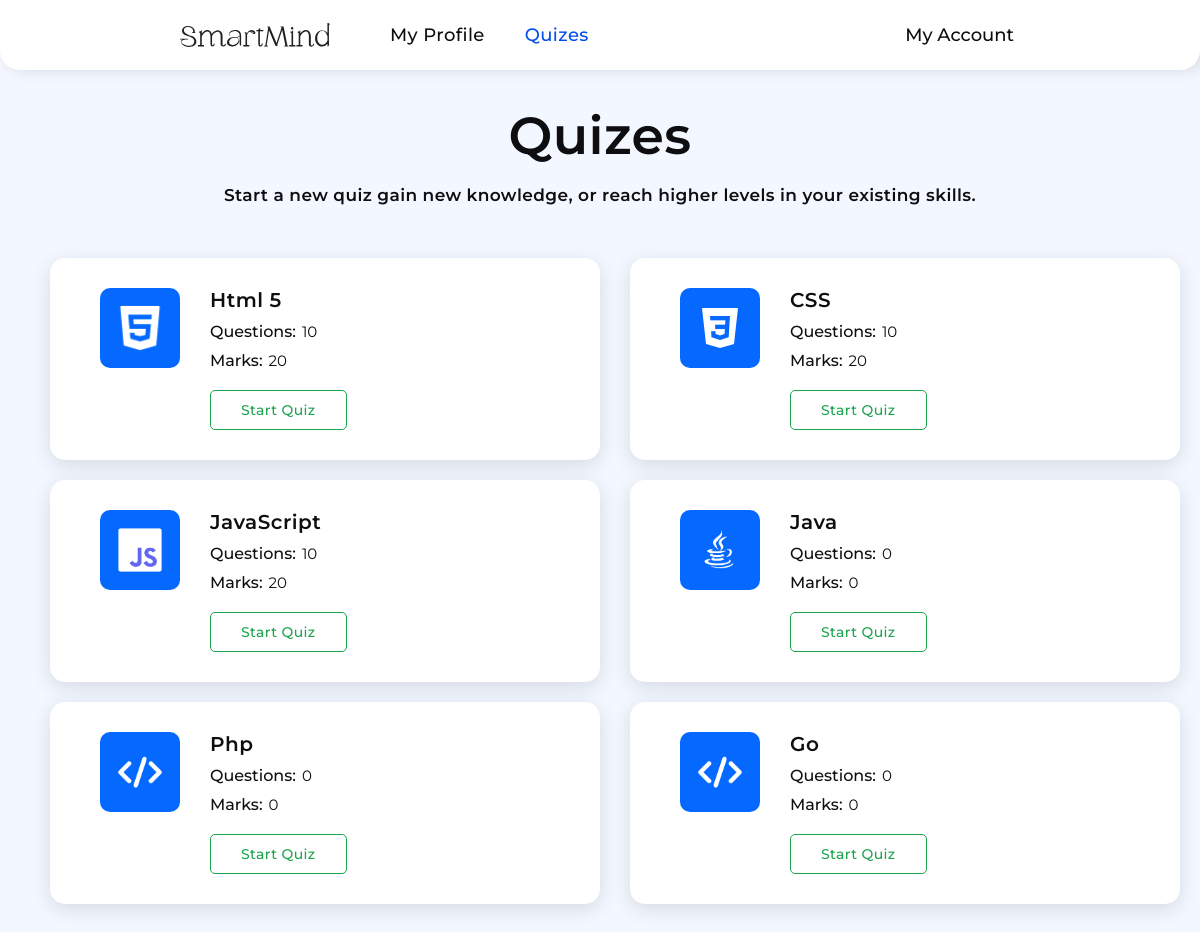
Page /user/quizes.php (signed in) on the committed database.
### tables this page shows
CREATE TABLE `quiz_topics` (
  `topic_id` int(11) NOT NULL,
  `topicUniqueId` varchar(50) NOT NULL,
  `langImages` varchar(255) NOT NULL,
  `topic_name` varchar(255) NOT NULL,
  `questions` varchar(100) NOT NULL,
  `marks` varchar(50) NOT NULL,
  `quiz_time` varchar(50) NOT NULL
);

### user/quizes.php (the view, shortened to what this page needs)
<?php
include "../assets/php/connection.php";
if (!empty($_SESSION['studentId'])) {
  $selectQuizes = mysqli_query($connection, "SELECT * FROM `quiz_topics`");
} else {
  header("Location: ../login.php");
}
?>
<!DOCTYPE html>
<html lang="en">
<head>
  <link rel="stylesheet" href="../assets/css/quizes.css" />
  <link rel="stylesheet" href="https://cdn-uicons.flaticon.com/2.1.0/uicons-regular-rounded/css/uicons-regular-rounded.css" />
  <link rel="stylesheet" href="https://cdn-uicons.flaticon.com/2.1.0/uicons-thin-straight/css/uicons-thin-straight.css" />
</head>
<body>
  <header class="header">
    <div class="left-side">
      <div class="logo">
        <img src="../assets/images/Logo.svg" alt="logo" />
      </div>
      <nav class="navbar">
        <ul>
          <li><a href="./profile.php">My Profile</a></li>
          <li class="active"><a href="./quizes">Quizes</a></li>
        </ul>
      </nav>
    </div>
    <div class="right-side">
      <div class="user">
        <span>My Account <i class="fi fi-rr-angle-small-down"></i></span>
      </div>
    </div>
  </header>
  <section class="quizes-section">
    <div class="container">
      <div class="heading">
        <h1>Quizes</h1>
        <p>Start a new quiz gain new knowledge, or reach higher levels in your existing skills.</p>
      </div>
      <div class="quiz-card-container">
        <?php
        if (mysqli_num_rows($selectQuizes) > 0) {
          while ($fetchQuizes = mysqli_fetch_assoc($selectQuizes)) {
        ?>
            <div class="quiz-card">
              <div class="quiz-lang-img">
                <div class="img">
                  <?php
                  if (!empty($fetchQuizes["langImages"])) {
                  ?>
                    <img src="../assets/languageImages/<?php echo $fetchQuizes["langImages"]; ?>" alt="quiz-lang-image">
                  <?php
                  } else {
                  ?>
                    <img src="../assets/images/default-lang-image.png" alt="default-lang-iamge">
                  <?php
                  }
                  ?>
                </div>
              </div>
              <div class="quiz-info-wrapper">
                <div class="quiz-info-item">
                  <h5><?php echo $fetchQuizes["topic_name"]; ?></h5>
                </div>
                <div class="quiz-info-item">
                  <span class="quiz-info-item-label">Questions: </span>
                  <span class="quiz-info-item-value">
                    <?php
                    if (empty($fetchQuizes["questions"])) {
                      echo "0";
                    } else {
                      echo $fetchQuizes["questions"];
                    }
                    ?>
                  </span>
                </div>
                <div class="quiz-info-item">
                  <span class="quiz-info-item-label">Marks: </span>
                  <span class="quiz-info-item-value">
                    <?php
                    if (empty($fetchQuizes["marks"])) {
                      echo "0";
                    } else {
                      echo $fetchQuizes["marks"];
                    }
                    ?>
                  </span>
                </div>
                <div class="quiz-info-item">
                  <a href="./quiz.php?topic=<?php echo $fetchQuizes["topicUniqueId"]; ?>">Start Quiz</a>
                </div>
              </div>
            </div>
          <?php
          }
        } else {
          ?>
          <h2>No Quizes</h2>
        <?php
        }
        ?>
      </div>
    </div>
  </section>
</body>
</html>

### assets/css/quizes.css (style rules this page uses)
* { margin: 0; padding: 0; box-sizing: border-box; font-family: "Montserrat", sans-serif; text-decoration: none; list-style: none; outline: none; }
:root { --bg-color: #f3f7ff; --border-color: #e3e7ea; --smart-mind-20: #ffffff; --smart-mind-50: #edf7ff; --smart-mind-100: #d6ecff; --smart-mind-200: #b5dfff; --smart-mind-300: #83ccff; --smart-mind-400: #48b0ff; --smart-mind-500: #1e8aff; --smart-mind-600: #0669ff; --smart-mind-700: #004eec; --smart-mind-800: #0841c5; --smart-mind-900: #0d3c9b; --smart-mind-950: #0e255d; --text-color: #0e0e11; }
html { font-size: 62.5%; scroll-behavior: smooth; }
body { width: 100%; height: 100vh; position: relative; }
.header { position: fixed; top: 0; width: 100%; height: 7rem; padding: 0 18rem; background-color: var(--smart-mind-20); border-radius: 0 0 2rem 2rem; box-shadow: 5px 0 15px rgba(0, 0, 0, 0.12); display: flex; align-items: center; justify-content: space-between; transition: 0.2s ease-in-out; z-index: 999; }
.header .left-side, .navbar, .navbar ul, .logo, .right-side, .right-side .user { height: 100%; display: flex; align-items: center; }
.left-side { gap: 6rem; }
.left-side .logo img { width: 15rem; }
.left-side .navbar ul { display: flex; align-items: center; gap: 4rem; }
.navbar ul li a { font-size: 1.8rem; font-weight: 500; letter-spacing: 0.4px; color: var(--text-color); transition: 0.2s ease-in-out; }
.navbar ul li.active a { color: var(--smart-mind-700); }
.user { position: relative; }
.user span { font-size: 1.8rem; font-weight: 500; color: var(--text-color); display: flex; align-items: center; gap: 0.6rem; cursor: pointer; transition: 0.2s ease-in-out; }
.quizes-section { width: 100%; background-color: var(--bg-color); padding: 7rem; display: flex; align-items: center; justify-content: center; }
.quizes-section .container { width: 90%; height: 100%; display: flex; flex-direction: column; align-items: center; }
.container .heading { width: 100%; display: flex; flex-direction: column; gap: 1rem; align-items: center; padding: 3rem; }
.heading h1 { font-size: 5.2rem; font-weight: 600; color: var(--text-color); line-height: 1.4; letter-spacing: 0.4px; }
.heading p { font-size: 1.7rem; font-weight: 600; line-height: 1.5; letter-spacing: 0.4px; color: var(--text-color); }
.container .quiz-card-container { width: 110rem; margin-top: 2rem; display: grid; grid-template-columns: repeat(2, 55rem); row-gap: 2rem; column-gap: 3rem; }
.quiz-card-container .quiz-card { padding: 3rem 5rem; background-color: var(--smart-mind-20); border-radius: 1.5rem; box-shadow: 0 0.5rem 2rem rgba(0, 0, 0, 0.12); display: flex; gap: 3rem; }
.quiz-card .quiz-lang-img { width: 8rem; height: 8rem; background-color: var(--smart-mind-600); border-radius: 1rem; display: flex; align-items: center; justify-content: center; }
.quiz-lang-img .img { width: 100%; height: 100%; display: flex; align-items: center; justify-content: center; }
.img img { width: 60%; height: 60%; border-radius: 1rem; }
.quiz-card .quiz-info-wrapper { display: flex; flex-direction: column; gap: 1rem; }
.quiz-info-wrapper .quiz-info-item { display: flex; align-items: center; gap: 0.6rem; }
.quiz-info-item h5 { font-size: 2rem; font-weight: 600; color: var(--text-color); letter-spacing: 0.5px; }
.quiz-info-item .quiz-info-item-label { font-size: 1.6rem; font-weight: 500; color: var(--text-color); }
.quiz-info-item .quiz-info-item-value { font-size: 1.5rem; font-weight: 400; color: var(--text-color); }
.quiz-info-item a { font-size: 1.4rem; font-weight: 500; letter-spacing: 0.4px; color: #1ca44e; margin-top: 1rem; padding: 1rem 3rem; border: 1px solid #1ca44e; border-radius: 5px; transition: 0.2s ease-in-out; }

### rows in the picture
quiz_topics: langImages (picture), topic_name "Html 5", questions "10", marks "20"
quiz_topics: langImages (picture), topic_name "CSS", questions "10", marks "20"
quiz_topics: langImages (picture), topic_name "JavaScript", questions "10", marks "20"
quiz_topics: langImages (picture), topic_name "Java", questions "0", marks "0"
quiz_topics: topic_name "Php", questions "0", marks "0"
quiz_topics: topic_name "Go", questions "0", marks "0"
